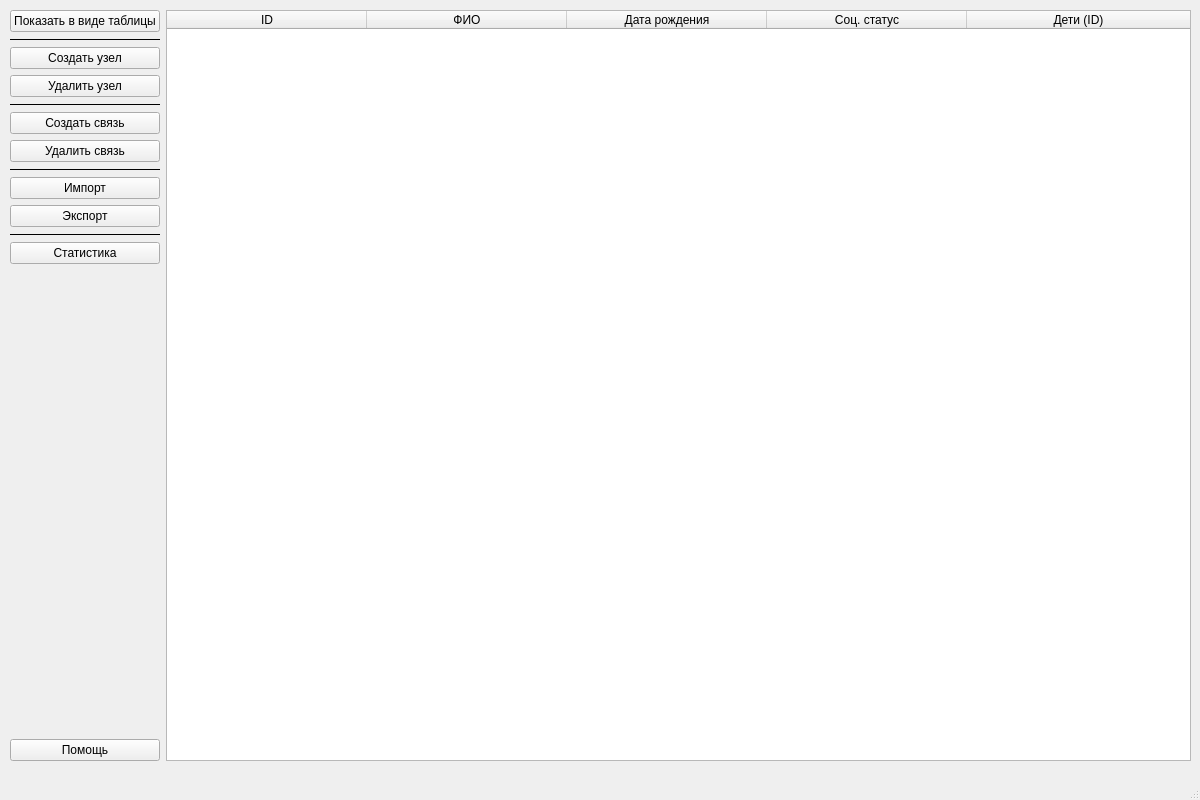
<?xml version="1.0" encoding="UTF-8"?>
<ui version="4.0">
 <class>MainWindow</class>
 <widget class="QMainWindow" name="MainWindow">
  <property name="geometry">
   <rect>
    <x>0</x>
    <y>0</y>
    <width>1200</width>
    <height>800</height>
   </rect>
  </property>
  <property name="windowTitle">
   <string>Генеалогические деревья</string>
  </property>
  <widget class="QWidget" name="centralwidget">
   <widget class="QWidget" name="horizontalLayoutWidget">
    <property name="geometry">
     <rect>
      <x>10</x>
      <y>10</y>
      <width>1181</width>
      <height>751</height>
     </rect>
    </property>
    <layout class="QHBoxLayout" name="horizontalLayout">
     <item>
      <layout class="QVBoxLayout" name="verticalLayout">
       <item>
        <widget class="QPushButton" name="btnOpenTree">
         <property name="text">
          <string>Показать в виде таблицы</string>
         </property>
        </widget>
       </item>
       <item>
        <widget class="Line" name="line">
         <property name="frameShadow">
          <enum>QFrame::Plain</enum>
         </property>
         <property name="lineWidth">
          <number>1</number>
         </property>
         <property name="midLineWidth">
          <number>0</number>
         </property>
         <property name="orientation">
          <enum>Qt::Horizontal</enum>
         </property>
        </widget>
       </item>
       <item>
        <widget class="QPushButton" name="btnCreateNode">
         <property name="text">
          <string>Создать узел</string>
         </property>
        </widget>
       </item>
       <item>
        <widget class="QPushButton" name="btnDeleteNode">
         <property name="text">
          <string>Удалить узел</string>
         </property>
        </widget>
       </item>
       <item>
        <widget class="Line" name="line_2">
         <property name="frameShadow">
          <enum>QFrame::Plain</enum>
         </property>
         <property name="orientation">
          <enum>Qt::Horizontal</enum>
         </property>
        </widget>
       </item>
       <item>
        <widget class="QPushButton" name="btnCreateRelations">
         <property name="text">
          <string>Создать связь</string>
         </property>
        </widget>
       </item>
       <item>
        <widget class="QPushButton" name="btnDeleteRelations">
         <property name="text">
          <string>Удалить связь</string>
         </property>
        </widget>
       </item>
       <item>
        <widget class="Line" name="line_3">
         <property name="frameShadow">
          <enum>QFrame::Plain</enum>
         </property>
         <property name="orientation">
          <enum>Qt::Horizontal</enum>
         </property>
        </widget>
       </item>
       <item>
        <widget class="QPushButton" name="btnImport">
         <property name="text">
          <string>Импорт</string>
         </property>
        </widget>
       </item>
       <item>
        <widget class="QPushButton" name="btnExport">
         <property name="text">
          <string>Экспорт</string>
         </property>
        </widget>
       </item>
       <item>
        <widget class="Line" name="line_4">
         <property name="frameShadow">
          <enum>QFrame::Plain</enum>
         </property>
         <property name="orientation">
          <enum>Qt::Horizontal</enum>
         </property>
        </widget>
       </item>
       <item>
        <widget class="QPushButton" name="btnStats">
         <property name="text">
          <string>Статистика</string>
         </property>
        </widget>
       </item>
       <item>
        <spacer name="verticalSpacer">
         <property name="orientation">
          <enum>Qt::Vertical</enum>
         </property>
         <property name="sizeHint" stdset="0">
          <size>
           <width>20</width>
           <height>40</height>
          </size>
         </property>
        </spacer>
       </item>
       <item>
        <widget class="QPushButton" name="btnHelp">
         <property name="text">
          <string>Помощь</string>
         </property>
        </widget>
       </item>
      </layout>
     </item>
     <item>
      <widget class="QTableWidget" name="table">
       <property name="minimumSize">
        <size>
         <width>0</width>
         <height>0</height>
        </size>
       </property>
       <property name="maximumSize">
        <size>
         <width>16777215</width>
         <height>16777215</height>
        </size>
       </property>
       <property name="frameShape">
        <enum>QFrame::StyledPanel</enum>
       </property>
       <property name="frameShadow">
        <enum>QFrame::Sunken</enum>
       </property>
       <property name="lineWidth">
        <number>4</number>
       </property>
       <property name="editTriggers">
        <set>QAbstractItemView::NoEditTriggers</set>
       </property>
       <property name="wordWrap">
        <bool>true</bool>
       </property>
       <attribute name="horizontalHeaderCascadingSectionResizes">
        <bool>false</bool>
       </attribute>
       <attribute name="horizontalHeaderDefaultSectionSize">
        <number>200</number>
       </attribute>
       <attribute name="horizontalHeaderStretchLastSection">
        <bool>true</bool>
       </attribute>
       <attribute name="verticalHeaderVisible">
        <bool>true</bool>
       </attribute>
       <column>
        <property name="text">
         <string>ID</string>
        </property>
        <property name="textAlignment">
         <set>AlignCenter</set>
        </property>
       </column>
       <column>
        <property name="text">
         <string>ФИО</string>
        </property>
       </column>
       <column>
        <property name="text">
         <string>Дата рождения</string>
        </property>
        <property name="textAlignment">
         <set>AlignCenter</set>
        </property>
       </column>
       <column>
        <property name="text">
         <string>Соц. статус</string>
        </property>
       </column>
       <column>
        <property name="text">
         <string>Дети (ID)</string>
        </property>
       </column>
      </widget>
     </item>
    </layout>
   </widget>
  </widget>
  <widget class="QMenuBar" name="menubar">
   <property name="geometry">
    <rect>
     <x>0</x>
     <y>0</y>
     <width>1200</width>
     <height>22</height>
    </rect>
   </property>
  </widget>
  <widget class="QStatusBar" name="statusbar">
   <property name="maximumSize">
    <size>
     <width>16777215</width>
     <height>10</height>
    </size>
   </property>
  </widget>
 </widget>
 <resources/>
 <connections/>
</ui>
